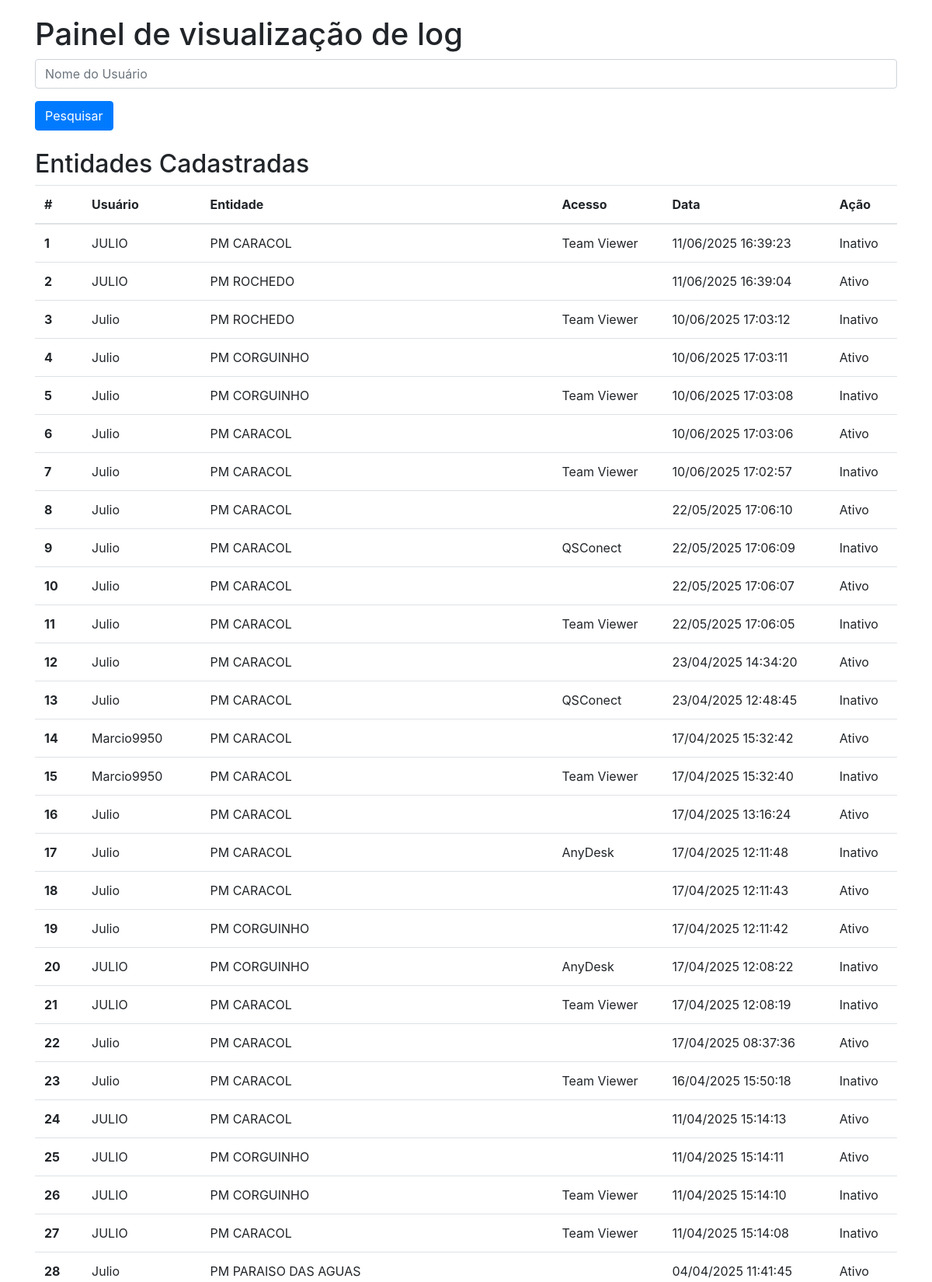
The app's page /log (upper part) with its own data.
### models.py (models this page shows)
class Log(db.Model):
    __tablename__= 'log'
    id = db.Column(db.Integer, primary_key=True)
    usuario = db.Column(db.String(100), nullable=False)
    entidade = db.Column(db.String(100), nullable=False)
    acesso = db.Column(db.String(100))
    data = db.Column(db.DateTime, default=db.func.now())
    ativo = db.Column(db.Boolean, default=True)

### app.py (the view, shortened to what this page needs)
@app.route('/log', methods=['GET', 'POST'])
def log():
    filtro = request.args.get('filtro', '')
    logs = Log.query.filter(
        Log.usuario.like(f'%{filtro}%')
    ).order_by(Log.data.desc()).all()
    for log in logs:
        if log.data:  # Verifique se a data existe para evitar erros
            log.data_formatada = log.data.strftime('%d/%m/%Y %H:%M:%S')
        else:
            log.data_formatada = 'Data não disponível'
    return render_template('log.html', logs=logs)

### templates/log.html (shortened to what this page needs)
<!DOCTYPE html>
<html lang="pt-br">
<head>
    <link rel="stylesheet" href="{{ url_for('static', filename='css/styles.css') }}">
    <link rel="stylesheet" href="https://stackpath.bootstrapcdn.com/bootstrap/4.5.2/css/bootstrap.min.css">
</head>
<body>
    <div class="container">
        <h1>Painel de visualização de log</h1>
        <form method="GET" action="{{ url_for('log') }}" class="mb-4">
            <div class="form-group">
                <input type="text" name="filtro" class="form-control" placeholder="Nome do Usuário" value="{{ request.args.get('filtro', '') }}">
            </div>
            <button type="submit" class="btn btn-primary">Pesquisar</button>
        </form>
        <h2>Entidades Cadastradas</h2>
        <table class="table">
            <thead>
                <tr>
                    <th scope="col">#</th>
                    <th scope="col">Usuário</th>
                    <th scope="col">Entidade</th>
                    <th scope="col">Acesso</th>
                    <th scope="col">Data</th>
                    <th scope="col">Ação</th>
                </tr>
            </thead>
            <tbody>
                {% for log in logs %}
                    <tr>
                        <th scope="row">{{ loop.index }}</th>
                        <td>{{ log.usuario }}</td>
                        <td>{{ log.entidade }}</td>
                        <td>{{ log.acesso }}</td>
                        <td>{{ log.data_formatada }}</td>
                        <td>{% if log.ativo %}Ativo{% else %}Inativo{% endif %}</td>
                    </tr>
                {% endfor %}
            </tbody>
        </table>
    </div>
</body>
</html>

### static/css/styles.css (style rules this page uses)
.container { margin-top: 20px; }

### records on screen
Log: usuario "JULIO", entidade "PM CARACOL", acesso "Team Viewer", data_formatada "11/06/2025 16:39:23", ativo "Inativo"
Log: usuario "JULIO", entidade "PM ROCHEDO", data_formatada "11/06/2025 16:39:04", ativo "Ativo"
Log: usuario "Julio", entidade "PM ROCHEDO", acesso "Team Viewer", data_formatada "10/06/2025 17:03:12", ativo "Inativo"
Log: usuario "Julio", entidade "PM CORGUINHO", data_formatada "10/06/2025 17:03:11", ativo "Ativo"
Log: usuario "Julio", entidade "PM CORGUINHO", acesso "Team Viewer", data_formatada "10/06/2025 17:03:08", ativo "Inativo"
Log: usuario "Julio", entidade "PM CARACOL", data_formatada "10/06/2025 17:03:06", ativo "Ativo"
Log: usuario "Julio", entidade "PM CARACOL", acesso "Team Viewer", data_formatada "10/06/2025 17:02:57", ativo "Inativo"
Log: usuario "Julio", entidade "PM CARACOL", data_formatada "22/05/2025 17:06:10", ativo "Ativo"
Log: usuario "Julio", entidade "PM CARACOL", acesso "QSConect", data_formatada "22/05/2025 17:06:09", ativo "Inativo"
Log: usuario "Julio", entidade "PM CARACOL", data_formatada "22/05/2025 17:06:07", ativo "Ativo"
Log: usuario "Julio", entidade "PM CARACOL", acesso "Team Viewer", data_formatada "22/05/2025 17:06:05", ativo "Inativo"
Log: usuario "Julio", entidade "PM CARACOL", data_formatada "23/04/2025 14:34:20", ativo "Ativo"
Log: usuario "Julio", entidade "PM CARACOL", acesso "QSConect", data_formatada "23/04/2025 12:48:45", ativo "Inativo"
Log: usuario "Marcio9950", entidade "PM CARACOL", data_formatada "17/04/2025 15:32:42", ativo "Ativo"
Log: usuario "Marcio9950", entidade "PM CARACOL", acesso "Team Viewer", data_formatada "17/04/2025 15:32:40", ativo "Inativo"
Log: usuario "Julio", entidade "PM CARACOL", data_formatada "17/04/2025 13:16:24", ativo "Ativo"
Log: usuario "Julio", entidade "PM CARACOL", acesso "AnyDesk", data_formatada "17/04/2025 12:11:48", ativo "Inativo"
Log: usuario "Julio", entidade "PM CARACOL", data_formatada "17/04/2025 12:11:43", ativo "Ativo"
Log: usuario "Julio", entidade "PM CORGUINHO", data_formatada "17/04/2025 12:11:42", ativo "Ativo"
Log: usuario "JULIO", entidade "PM CORGUINHO", acesso "AnyDesk", data_formatada "17/04/2025 12:08:22", ativo "Inativo"
Log: usuario "JULIO", entidade "PM CARACOL", acesso "Team Viewer", data_formatada "17/04/2025 12:08:19", ativo "Inativo"
Log: usuario "Julio", entidade "PM CARACOL", data_formatada "17/04/2025 08:37:36", ativo "Ativo"
Log: usuario "Julio", entidade "PM CARACOL", acesso "Team Viewer", data_formatada "16/04/2025 15:50:18", ativo "Inativo"
Log: usuario "JULIO", entidade "PM CARACOL", data_formatada "11/04/2025 15:14:13", ativo "Ativo"
Log: usuario "JULIO", entidade "PM CORGUINHO", data_formatada "11/04/2025 15:14:11", ativo "Ativo"
Log: usuario "JULIO", entidade "PM CORGUINHO", acesso "Team Viewer", data_formatada "11/04/2025 15:14:10", ativo "Inativo"
Log: usuario "JULIO", entidade "PM CARACOL", acesso "Team Viewer", data_formatada "11/04/2025 15:14:08", ativo "Inativo"
Log: usuario "Julio", entidade "PM PARAISO DAS AGUAS", data_formatada "04/04/2025 11:41:45", ativo "Ativo"
